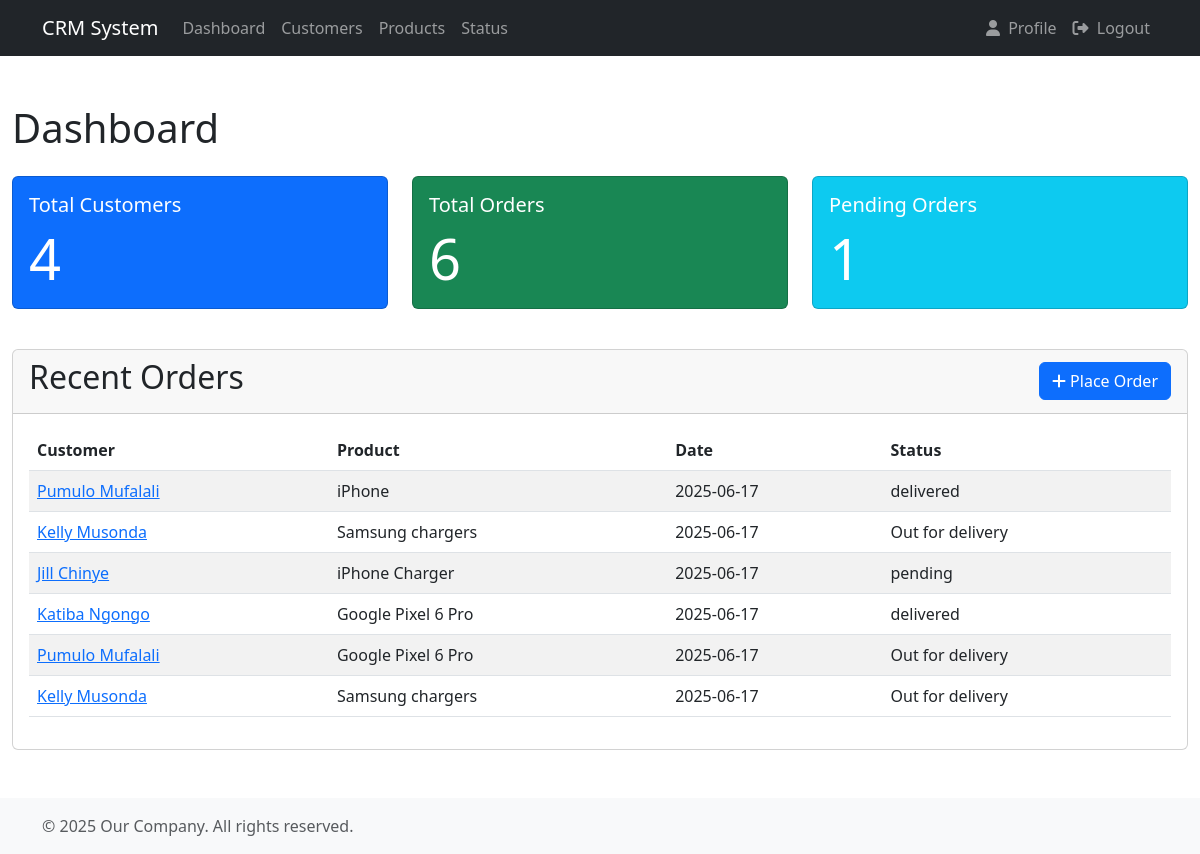
Before: / with the older database file.
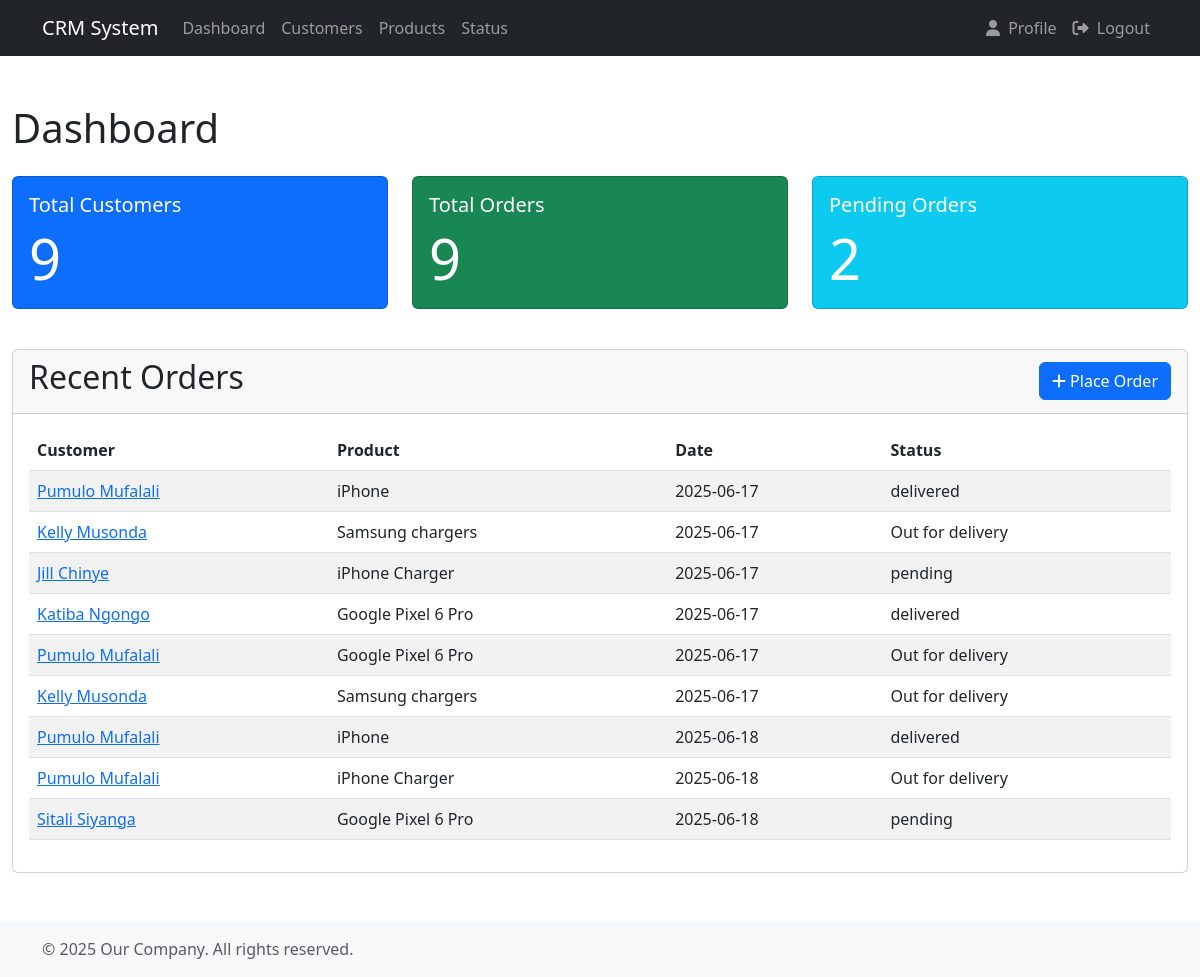
After: the same page with the newer database file.
### accounts/models.py (models this page shows, shortened)
class Order(models.Model):
  STATUS = (
    ('delivered', 'delivered'),
    ('Out for delivery', 'Out for delivery'),
    ('pending', 'pending'),
  )
  customer = models.ForeignKey(Customer, null=True, on_delete=models.CASCADE)
  product = models.ForeignKey(Product, null=True, on_delete=models.CASCADE)
  status = models.CharField(max_length=100, null=True, choices=STATUS)
  created_at = models.DateTimeField(auto_now_add=True)

class Customer(models.Model):
  name = models.CharField(max_length=200, null=True)
  phone = models.CharField(max_length=200, null=True)
  email = models.CharField(max_length=200, null=True, unique=True)
  created_at = models.DateTimeField(auto_now_add=True)

class Product(models.Model):
  CATEGORY = (
    ('Indoor', 'Indoor'),
    ('Outdoor', 'Outdoor'),
  )
  name = models.CharField(max_length=70, null=True)
  price = models.FloatField(null=True)
  category = models.CharField(max_length=50, null=True, choices=CATEGORY)
  description = models.CharField(max_length=100, null=True)
  created_at = models.DateTimeField(auto_now_add=True)
  tags = models.ManyToManyField(Tag)

### accounts/views.py (the view)
# urls.py: path('', dashboard, name='dashboard'),
def dashboard(request):
  order_list = Order.objects.all()
  total_customers = Customer.objects.all().count()
  pending_orders = order_list.filter(status='pending').count()
  total_orders = order_list.count()
  context = {
    'pending_orders': pending_orders,
    'total_orders':total_orders,
    'total_customers': total_customers,
    'recent_orders':order_list,
  }
  return render(request, 'accounts/dashboard.html', context)

### accounts/templates/accounts/dashboard.html (shortened to what this page needs)
{% extends 'accounts/main.html' %}
{% block content %}
<h1 class="mt-4 mb-4">Dashboard</h1>
<div class="row">
    <div class="col-md-4">
        <a href="{% url 'customers' %}" class="text-decoration-none text-reset">
            <div class="card text-white bg-primary mb-3">
                <div class="card-body">
                    <h5 class="card-title">Total Customers</h5>
                    <p class="card-text display-4">{{ total_customers }}</p>
                </div>
            </div>
        </a>
    </div>
    <div class="col-md-4">
        <a class="text-decoration-none text-reset" href="{% url 'total_orders' %}">
            <div class="card text-white bg-success mb-3">
                <div class="card-body">
                    <h5 class="card-title">Total Orders</h5>
                    <p class="card-text display-4">{{ total_orders }}</p>
                </div>
            </div>
        </a>
    </div>
    <div class="col-md-4">
        <a class="text-decoration-none text-reset">
            <div class="card text-white bg-info mb-3">
                <div class="card-body">
                    <h5 class="card-title">Pending Orders</h5>
                    <p class="card-text display-4">{{ pending_orders }}</p>
                </div>
            </div>
        </a>
    </div>
</div>
<div class="card mt-4">
    <div class="card-header">
        <div class="d-flex justify-content-between align-items-center">
            <h2>Recent Orders</h2>
            <a class="btn btn-primary" href="{% url 'create_order' %}">
                <i class="fas fa-plus me-1"></i>Place Order
            </a>
        </div>
    </div>
    <div class="card-body">
        <div class="table-responsive">
            <table class="table table-striped">
                <thead>
                    <tr>
                        <th>Customer</th>
                        <th>Product</th>
                        <th>Date</th>
                        <th>Status</th>
                    </tr>
                </thead>
                <tbody>
                    {% for order in recent_orders %}
                    <tr>
                        <td><a href="{% url 'customer_detail' order.customer.id %}">{{ order.customer.name }}</a></td>
                        <td>{{ order.product.name }}</td>
                        <td>{{ order.created_at|date:"Y-m-d" }}</td>
                        <td>{{ order.status }}</td>
                    </tr>
                    {% endfor %}
                </tbody>
            </table>
        </div>
    </div>
</div>
{% endblock %}

Changed rows visible on the page:
added Order: customer.name "Pumulo Mufalali", product.name "iPhone", created_at "2025-06-18", status "delivered"
added Order: customer.name "Pumulo Mufalali", product.name "iPhone Charger", created_at "2025-06-18", status "Out for delivery"
added Order: customer.name "Sitali Siyanga", product.name "Google Pixel 6 Pro", created_at "2025-06-18", status "pending"
Other visible differences:
{{ total_customers }}: "4" → "9"
{{ total_orders }}: "6" → "9"
{{ pending_orders }}: "1" → "2"
